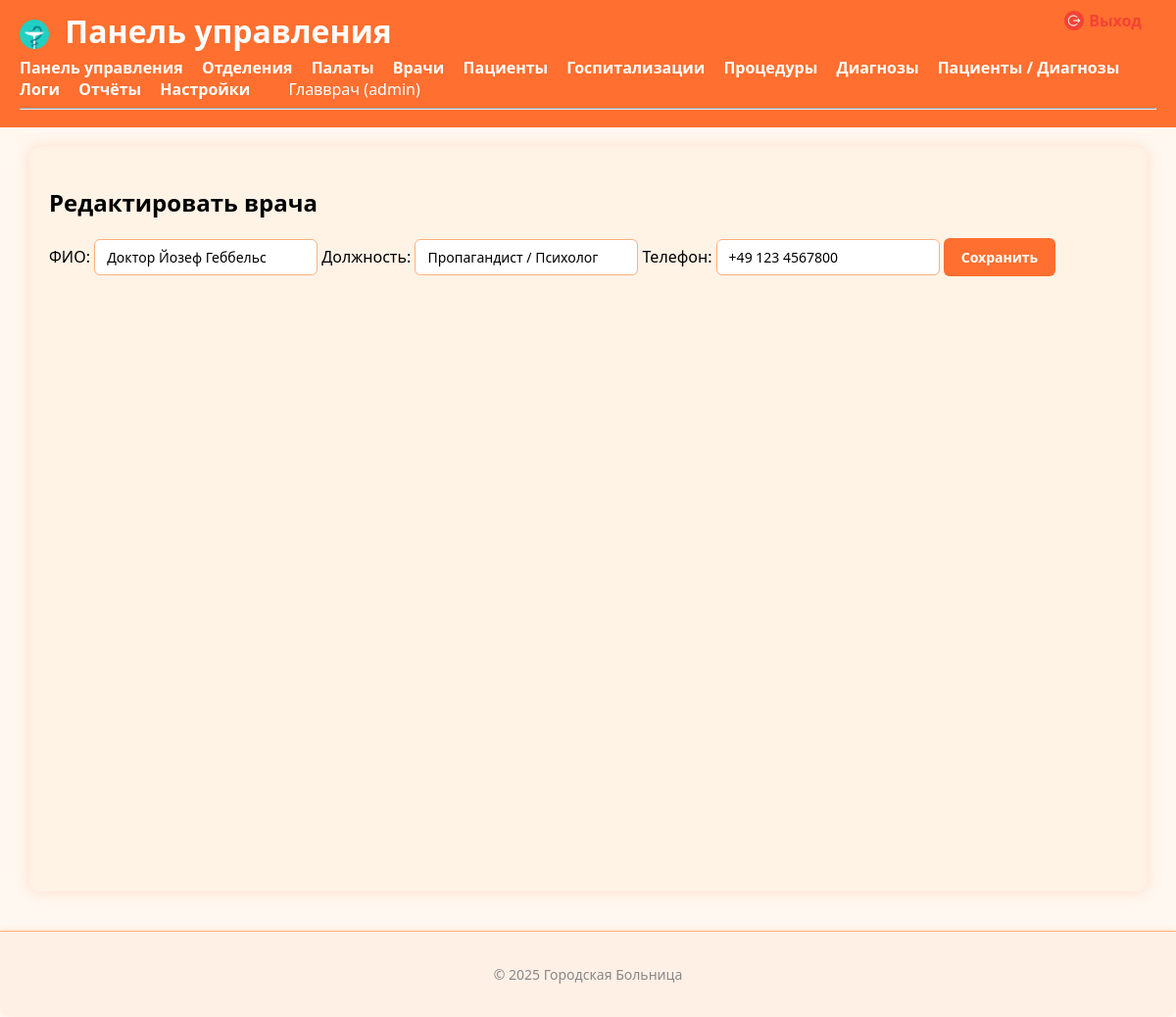
The app's page /index.php?controller=doctors&action=editForm&id=1 (signed in) with its own data.
### tables this page shows
CREATE TABLE Doctors (
    Id INT AUTO_INCREMENT PRIMARY KEY,
    FullName VARCHAR(255) NOT NULL,
    Position VARCHAR(100),
    Phone VARCHAR(50)
);

### hospital-stat/app/controllers/DoctorsController.php (called while the page is built, shortened)
<?php
require_once __DIR__ . '/../models/Doctors.php';
class DoctorsController
{
    private $model;
    public function __construct()
    {
        $this->model = new Doctors();
    }
public function editForm($id)
{
    $id = (int)$id;
    $doctor = $this->model->getById($id);
    include __DIR__ . '/../views/layouts/main.php';
}
}

### hospital-stat/config/lang.php (called while the page is built, shortened)
<?php
function __($key) {
    return $GLOBALS['lang'][$key] ?? $key;
}

### hospital-stat/app/models/Model.php (called while the page is built, shortened)
<?php
class Model
{
    protected $pdo;
    public function __construct()
    {
        $this->pdo = $GLOBALS['pdo'];
    }
    protected function query($sql, $params = [])
    {
        try {
            $stmt = $this->pdo->prepare($sql);
            $stmt->execute($params);
            return $stmt;
        } catch (\PDOException $e) {
            $message = $e->getMessage();
            if (str_contains($message, '1146')) {
                preg_match('/Table \'[^\']*\.([^\']*)\'/', $message, $matches);
                $table = $matches[1] ?? 'неизвестная';
                $content = ErrorDbTableNotFoundController::getContent($table);
                include __DIR__ . '/../views/layouts/main.php';
                exit;
            }
            if (str_contains($message, '1054')) {
                preg_match("/Unknown column '([^']*)'/", $message, $matches);
                $column = $matches[1] ?? 'неизвестная';
                $content = ErrorDbColumnNotFoundController::getContent($column);
                include __DIR__ . '/../views/layouts/main.php';
                exit;
            }
            throw $e;
        }
    }
    protected function fetch($sql, $params = [])
    {
        return $this->query($sql, $params)->fetch();
    }
}

### hospital-stat/app/models/Doctors.php (called while the page is built, shortened)
<?php
require_once __DIR__ . '/Model.php';
class Doctors extends Model
{
    protected $table = 'doctors';
    public function getById($id)
    {
        return $this->fetch("SELECT * FROM {$this->table} WHERE Id = ?", [(int)$id]);
    }
}

### hospital-stat/app/views/doctors/editForm.php (the view, shortened to what this page needs)
<h2><?= __('edit_doctor') ?></h2>
<form action="index.php?controller=doctors&action=edit&id=<?= $doctor['Id'] ?>" method="post">
<label><?= __('full_name') ?>:</label>
<input type="text" name="fullName" value="<?= htmlspecialchars($doctor['FullName']) ?>" required>
<label><?= __('position') ?>:</label>
<input type="text" name="position" value="<?= htmlspecialchars($doctor['Position'] ?? '') ?>">
    <label><?= __('phone') ?>:</label>
    <input type="text" name="phone" value="<?= htmlspecialchars($doctor['Phone'] ?? '') ?>">
    <button type="submit"><?= __('save') ?></button>
</form>

### hospital-stat/public/css/juice-orange.css (style rules this page uses)
body { font-family: "Segoe UI", Arial, sans-serif; background-color: #fff8f0; margin: 0; }
form input, form select, form button { padding: 8px 12px; border-radius: 6px; border: 1px solid #ffb07c; font-size: 14px; font-family: "Segoe UI", Arial, sans-serif; transition: border-color 0.2s ease, box-shadow 0.2s ease; }
form button { background-color: #ff6f2f; color: white; border: none; cursor: pointer; font-weight: 600; padding: 10px 18px; border-radius: 6px; transition: background-color 0.2s ease; width: fit-content; }

### records on screen
doctors: fullName "Доктор Йозеф Геббельс", position "Пропагандист / Психолог", phone "+49 123 4567800"

### other values on screen
__('dashboard') "Панель управления"
$label "Отделения"
$label "Палаты"
$label "Врачи"
$label "Пациенты"
$label "Госпитализации"
$label "Процедуры"
$label "Диагнозы"
$label "Пациенты / Диагнозы"
$label "Логи"
$label "Отчёты"
$label "Настройки"
$_SESSION['user']['Username'] "Главврач"
$_SESSION['user']['Role'] "admin"
__('logout') "Выход"
